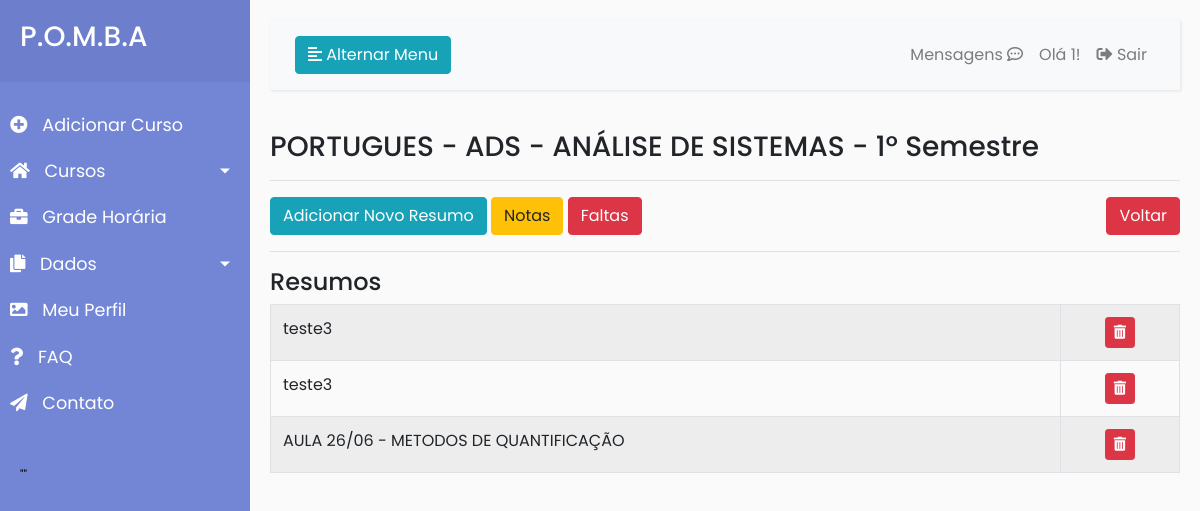
Screenshot of /index.php?page=detalhedisciplina&nomeDisciplina=PORTUGUES&idCursada=6&idSemestre=1&nomeCurso=ADS - ANÁLISE DE SISTEMAS (signed in) with the database file from the repository.
### tables this page shows
CREATE TABLE `resumos` (
  `idResumo` int(11) NOT NULL,
  `tituloResumo` varchar(50) NOT NULL,
  `conteudoResumo` varchar(700) NOT NULL,
  `idDiscCursada` int(11) NOT NULL
);

### index.php (the view, shortened to what this page needs)
<?php
    require "conn.php";
?>
<!DOCTYPE html>
<html>
<head>
    <link rel="stylesheet" href="https://stackpath.bootstrapcdn.com/bootstrap/4.1.0/css/bootstrap.min.css"
>
    <link rel="stylesheet" href="style4.css">
    <link rel="stylesheet" href="https://use.fontawesome.com/releases/v5.8.1/css/all.css">
</head>
<body>
    <div class="wrapper">
        <nav id="sidebar">
            <div class="sidebar-header">
                <a href="index.php"><h3>P.O.M.B.A</h3></a>
            </div>
            <ul class="list-unstyled components">
            <?php if (isset($_SESSION['email'])){ ?>
                <li>
                    <a href="index.php?page=adicionarcurso" >
                        <i class="fas fa-plus-circle"></i>
                        Adicionar Curso
                    </a>
                </li>
                <li>
                    <a href="#homeSubmenu" data-toggle="collapse" aria-expanded="false" class="dropdown-toggle">
                        <i class="fas fa-home"></i>
                        Cursos
                    </a>
                </li>
                <li>
                    <a href="#">
                        <i class="fas fa-briefcase"></i>
                        Grade Horária
                    </a>
                    <a href="#pageSubmenu" data-toggle="collapse" aria-expanded="false" class="dropdown-toggle">
                        <i class="fas fa-copy"></i>
                        Dados
                    </a>
                </li>
                <li>
                    <a href="#">
                        <i class="fas fa-image"></i>
                        Meu Perfil
                    </a>
                </li>
                <?php } ?>
                <li>
                    <a href="#">
                        <i class="fas fa-question"></i>
                        FAQ
                    </a>
                </li>
                <li>
                    <a href="index.php?page=contato">
                        <i class="fas fa-paper-plane"></i>
                        Contato
                    </a>
                </li>
            </ul>
            <span style="color: black;  font-size: 12px; text-indent: 15px; margin-left: 5px;">
            <?php
            $sql = mysqli_query($conn,"SELECT frases FROM frasesmotivacionais ORDER BY RAND() LIMIT 1");
	    $res = $sql->fetch_assoc();
            print "\"". $res['frases']. "\"";
            ?>
            </span>
        </nav>
        <div id="content">
            <nav class="navbar navbar-expand-lg navbar-light bg-light">
                <div class="container-fluid">
                    <button type="button" id="sidebarCollapse" class="btn btn-info">
                        <i class="fas fa-align-left"></i>
                        <span>Alternar Menu</span>
                    </button>
                    <div class="collapse navbar-collapse" id="navbarSupportedContent">
                        <ul class="nav navbar-nav ml-auto">
                            <?php
					        if (!isset($_SESSION['email'])){ ?>
                            <li class="nav-item">
                                <a role="button" class="btn btn-success my-2" href="index.php?page=cadastro">Cadastro</a>
                            </li>
                            <li class="nav-item">
                                <a role="button" class="btn btn-info my-2 mx-2" data-toggle="modal" data-target="#login">Login</a>
                            </li>
                        <?php } else { ?>
                            <li class="nav-item">
                                <a class="nav-link" href="index.php?page=mensagens">Mensagens <i class="far fa-comment-dots"></i></a>
                            </li>
                            <li class="nav-item">
                                <a class="nav-link">Olá <?php echo $_SESSION['nome']; ?>!</a>
                            </li>
                            <li class="nav-item">
                                <a class="nav-link" href="logout.php"><i class="fas fa-sign-out-alt"></i> Sair</a>
                            </li>
                            <?php } ?>
                        </ul>
                    </div>
                </div>
            </nav>
            <div class="row">
                <div class="col-md-12">
                    <?php include("config.php"); ?>
                </div>
            </div>
        </div>
    </div>
</body>
</html>

### curso/detalheDisciplina.php
<?php
    $semestre = $_REQUEST['idSemestre'];
    $nomeCurso = $_REQUEST['nomeCurso'];
    $nomedisciplina = $_REQUEST['nomeDisciplina'];
    $idcursada = $_REQUEST['idCursada'];
    echo "<h3>".$nomedisciplina." - ".$nomeCurso." - ".$semestre."º Semestre</h3><hr>";
?>
<div>
<a role="button" class="btn btn-info " href="index.php?page=adicionarresumo&idCursada=<?php echo $idcursada; ?>">Adicionar Novo Resumo</a>
<a role="button" class="btn btn-warning  " href="index.php?page=notas&idCursada=<?php echo $idcursada; ?>&nomedisciplina=<?php echo $nomedisciplina; ?>&semestre=<?php echo $semestre; ?>">Notas</a>
<a role="button" class="btn btn-danger " href="index.php?page=faltas&idCursada=<?php echo $idcursada; ?>&nomedisciplina=<?php echo $nomedisciplina; ?>&semestre=<?php echo $semestre; ?>">Faltas</a>
<a role="button" class="btn btn-danger float-right" href="javascript:window.history.go(-1);">Voltar</a>
</div>
<hr>
<h4>Resumos</h4>
<?php
    $sql = "SELECT *
            FROM resumos
            WHERE idDiscCursada = '".$idcursada."';";
    $res=mysqli_query($conn,$sql);
    echo "<div class=\"table-responsive\">";
    echo "<table class=\"table table-striped table-bordered table-hover\">";
    echo "<tbody>";
    while($row = $res->fetch_assoc()){
        echo "<tr>";
        echo "<td><a href=\"index.php?page=editarresumo&idresumo=".$row['idResumo']."\"><div style=\"height:100%;width:100%\">".$row['tituloResumo']."</div></a></td>";
        echo '<td class="text-center"><button onclick="if(confirm(\'tem certeza que deseja excluir o RESUMO '.$row['idResumo'].'?\')){location.href=\'resumo/excluirResumo.php?idResumo='.$row['idResumo'].'\';}else{false;}"  class=\'btn btn-danger btn-sm\'><i class="fas fa-trash-alt"></i></button></td>';
        echo "</tr>";
    }
    echo "</tbody>";
    echo "</div>";

### style4.css (style rules this page uses)
body { font-family: 'Poppins', sans-serif; background: #fafafa; }
a, a:hover, a:focus { color: inherit; text-decoration: none; transition: all 0.3s; }
.navbar { padding: 15px 10px; background: #fff; border: none; border-radius: 0; margin-bottom: 40px; box-shadow: 1px 1px 3px rgba(0, 0, 0, 0.1); }
i, span { display: inline-block; }
.wrapper { display: flex; align-items: stretch; }
#sidebar { min-width: 250px; max-width: 250px; background: #7386D5; color: #fff; transition: all 0.3s; }
#sidebar ul li a { text-align: left; }
#sidebar .sidebar-header { padding: 20px; background: #6d7fcc; }
#sidebar ul.components { padding: 20px 0; }
#sidebar ul li a { padding: 10px; font-size: 1.1em; display: block; }
#sidebar ul li a i { margin-right: 10px; }
a[data-toggle="collapse"] { position: relative; }
.dropdown-toggle::after { display: block; position: absolute; top: 50%; right: 20px; transform: translateY(-50%); }
#content { width: 100%; padding: 20px; min-height: 100vh; transition: all 0.3s; }

### rows the page displays
resumos: tituloResumo "teste3"
resumos: tituloResumo "teste3"
resumos: tituloResumo "AULA 26/06 - METODOS DE QUANTIFICAÇÃO"

### other values shown
$_SESSION['nome'] "1"
$nomedisciplina "PORTUGUES"
$nomeCurso "ADS - ANÁLISE DE SISTEMAS"
$semestre "1"
